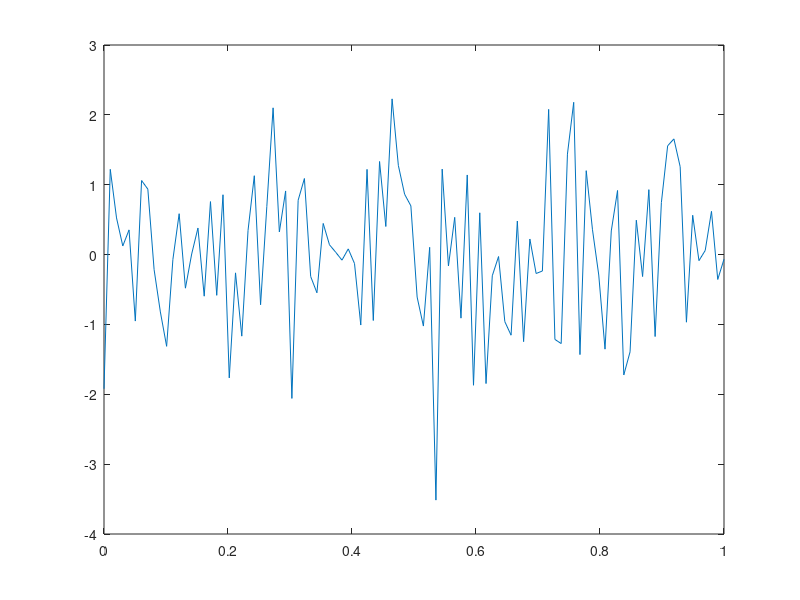

The MATLAB script that drew this image:
function result = test_textproperties_012
result = false;
a = figure;
plot(linspace(0,1),randn(1,100));
t = text(0.5,0.5,'Hello')
drawnow;
set(t,'visible','off');
drawnow;
close(a);
result = true;
